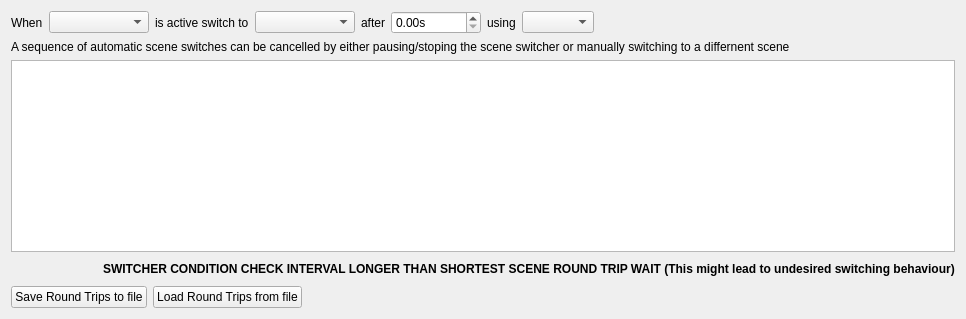
     <widget class="QWidget" name="sceneRoundTripTab">
      <attribute name="title">
       <string>Scene Sequence</string>
      </attribute>
      <layout class="QVBoxLayout" name="verticalLayout_7">
       <item>
        <layout class="QHBoxLayout" name="horizontalLayout_11">
         <item>
          <widget class="QLabel" name="label_10">
           <property name="text">
            <string>When</string>
           </property>
          </widget>
         </item>
         <item>
          <widget class="QComboBox" name="sceneRoundTripFromScenes">
           <property name="sizePolicy">
            <sizepolicy hsizetype="Maximum" vsizetype="Fixed">
             <horstretch>0</horstretch>
             <verstretch>0</verstretch>
            </sizepolicy>
           </property>
           <property name="minimumSize">
            <size>
             <width>100</width>
             <height>0</height>
            </size>
           </property>
          </widget>
         </item>
         <item>
          <widget class="QLabel" name="label_11">
           <property name="text">
            <string>is active switch to</string>
           </property>
          </widget>
         </item>
         <item>
          <widget class="QComboBox" name="sceneRoundTripToScenes">
           <property name="sizePolicy">
            <sizepolicy hsizetype="Maximum" vsizetype="Fixed">
             <horstretch>0</horstretch>
             <verstretch>0</verstretch>
            </sizepolicy>
           </property>
           <property name="minimumSize">
            <size>
             <width>100</width>
             <height>0</height>
            </size>
           </property>
          </widget>
         </item>
         <item>
          <widget class="QLabel" name="label_12">
           <property name="text">
            <string>after</string>
           </property>
          </widget>
         </item>
         <item>
          <widget class="QDoubleSpinBox" name="sceneRoundTripSpinBox">
           <property name="suffix">
            <string>s</string>
           </property>
           <property name="maximum">
            <double>1000000.000000000000000</double>
           </property>
          </widget>
         </item>
         <item>
          <widget class="QLabel" name="label_17">
           <property name="text">
            <string>using</string>
           </property>
          </widget>
         </item>
         <item>
          <widget class="QComboBox" name="sceneRoundTripTransitions"/>
         </item>
         <item>
          <spacer name="horizontalSpacer_9">
           <property name="orientation">
            <enum>Qt::Horizontal</enum>
           </property>
           <property name="sizeHint" stdset="0">
            <size>
             <width>40</width>
             <height>20</height>
            </size>
           </property>
          </spacer>
         </item>
        </layout>
       </item>
       <item>
        <widget class="QLabel" name="label_35">
         <property name="text">
          <string>A sequence of automatic scene switches can be cancelled by either pausing/stoping the scene switcher or manually switching to a differnent scene</string>
         </property>
        </widget>
       </item>
       <item>
        <widget class="QListWidget" name="sceneRoundTripSwitchesList">
         <property name="sizePolicy">
          <sizepolicy hsizetype="Expanding" vsizetype="Expanding">
           <horstretch>0</horstretch>
           <verstretch>0</verstretch>
          </sizepolicy>
         </property>
         <property name="sortingEnabled">
          <bool>true</bool>
         </property>
        </widget>
       </item>
       <item>
        <layout class="QHBoxLayout" name="horizontalLayout_10">
         <property name="spacing">
          <number>4</number>
         </property>
         <item>
          <widget class="QPushButton" name="sceneRoundTripAdd">
           <property name="maximumSize">
            <size>
             <width>22</width>
             <height>22</height>
            </size>
           </property>
           <property name="flat">
            <bool>true</bool>
           </property>
           <property name="themeID" stdset="0">
            <string notr="true">addIconSmall</string>
           </property>
          </widget>
         </item>
         <item>
          <widget class="QPushButton" name="sceneRoundTripRemove">
           <property name="maximumSize">
            <size>
             <width>22</width>
             <height>22</height>
            </size>
           </property>
           <property name="flat">
            <bool>true</bool>
           </property>
           <property name="themeID" stdset="0">
            <string notr="true">removeIconSmall</string>
           </property>
          </widget>
         </item>
         <item>
          <spacer name="horizontalSpacer_8">
           <property name="orientation">
            <enum>Qt::Horizontal</enum>
           </property>
           <property name="sizeHint" stdset="0">
            <size>
             <width>40</width>
             <height>20</height>
            </size>
           </property>
          </spacer>
         </item>
         <item>
          <widget class="QLabel" name="intervalWarning">
           <property name="font">
            <font>
             <weight>75</weight>
             <bold>true</bold>
            </font>
           </property>
           <property name="text">
            <string>SWITCHER CONDITION CHECK INTERVAL LONGER THAN SHORTEST SCENE ROUND TRIP WAIT (This might lead to undesired switching behaviour)</string>
           </property>
          </widget>
         </item>
        </layout>
       </item>
       <item>
        <layout class="QHBoxLayout" name="horizontalLayout_28">
         <item>
          <widget class="QPushButton" name="sceneRoundTripSave">
           <property name="text">
            <string>Save Round Trips to file</string>
           </property>
          </widget>
         </item>
         <item>
          <widget class="QPushButton" name="sceneRoundTripLoad">
           <property name="text">
            <string>Load Round Trips from file</string>
           </property>
          </widget>
         </item>
         <item>
          <spacer name="horizontalSpacer_26">
           <property name="orientation">
            <enum>Qt::Horizontal</enum>
           </property>
           <property name="sizeHint" stdset="0">
            <size>
             <width>40</width>
             <height>20</height>
            </size>
           </property>
          </spacer>
         </item>
        </layout>
       </item>
      </layout>
     </widget>
